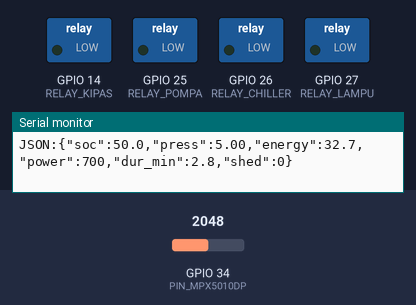
This sketch was run on a simulated ESP32. Parts: switched loads named in the sketch (green lamp = pin HIGH), the last lines printed to the serial monitor. The inputs (shaded band) are chosen by the test bench; at power-on: GPIO 34 (PIN_MPX5010DP) = 2048 (analog values on the 0–4095 scale).

Above: at 2.2 s.
2.3 s: GPIO 34 (PIN_MPX5010DP) set to 1054
5.2 s: GPIO 34 (PIN_MPX5010DP) set to 950
At 6.8 s:
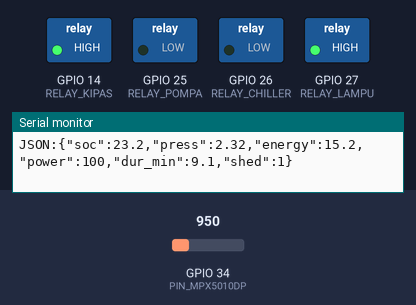
7.5 s: GPIO 34 (PIN_MPX5010DP) set to 1228
At 8.4 s:
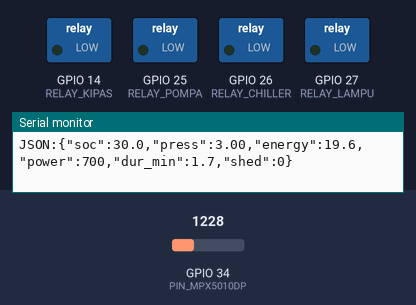
9.5 s: GPIO 34 (PIN_MPX5010DP) set to 491
At 11.1 s:
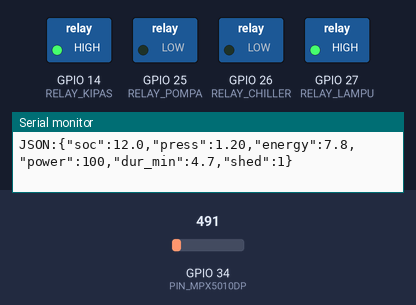
Timing chart, 0 to 12.5 s (numbered marks = the images above; inputs shaded):
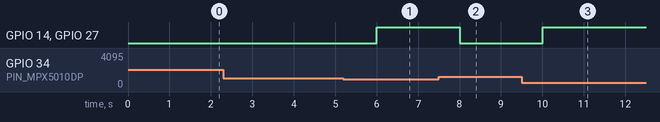

The sketch:

firmware_esp32_bioreserve.ino
```cpp
#include <Arduino.h>

const int PIN_MPX5010DP = 34;
const int PIN_PZEM_RX   = 16;
const int PIN_PZEM_TX   = 17;

const int RELAY_POMPA   = 25;
const int RELAY_CHILLER = 26;
const int RELAY_LAMPU   = 27;
const int RELAY_KIPAS   = 14;

#define RELAY_ON   LOW
#define RELAY_OFF  HIGH

const float K_FACTOR           = 0.6544;
const float KAPASITAS_TANGKI   = 100.0;
const float THRESHOLD_SHEDDING = 25.0;
const float THRESHOLD_RECOVERY = 27.0;

const float ADC_VREF           = 3.30;
const int   ADC_RESOLUTION     = 4095;
const float TEKANAN_MAKS_KPA   = 10.0;

struct TelemetriEnergi {
  float teganganV;
  float arusA;
  float dayaAktifW;
  float tekananKPa;
  float volumeLiter;
  float socPersen;
  float sisaEnergiWh;
  float durasiMenit;
  bool  modeShedding;
};

TelemetriEnergi dataSistem;
unsigned long waktuSebelumnya = 0;
const unsigned long INTERVAL_UPDATE_MS = 2000;

float bacaTekananGas() {
  long akumulasiAdc = 0;
  for (int i = 0; i < 20; i++) {
    akumulasiAdc += analogRead(PIN_MPX5010DP);
    delayMicroseconds(150);
  }
  float rataAdc = (float)akumulasiAdc / 20.0;
  float teganganAdc = (rataAdc / (float)ADC_RESOLUTION) * ADC_VREF;
  float tekanan = (teganganAdc / ADC_VREF) * TEKANAN_MAKS_KPA;
  if (tekanan < 0.0) tekanan = 0.0;
  if (tekanan > TEKANAN_MAKS_KPA) tekanan = TEKANAN_MAKS_KPA;
  return tekanan;
}

void bacaSensorDaya(float &tegangan, float &arus, float &daya) {
  tegangan = 220.4;
  float dayaTerhitung = 100.0;
  if (digitalRead(RELAY_LAMPU) == RELAY_ON) dayaTerhitung += 300.0;
  if (digitalRead(RELAY_KIPAS) == RELAY_ON) dayaTerhitung += 300.0;
  daya = dayaTerhitung;
  arus = daya / tegangan;
}

void prosesManajemenEnergi() {
  dataSistem.tekananKPa = bacaTekananGas();
  dataSistem.volumeLiter = (dataSistem.tekananKPa / TEKANAN_MAKS_KPA) * KAPASITAS_TANGKI;
  dataSistem.socPersen = (dataSistem.volumeLiter / KAPASITAS_TANGKI) * 100.0;
  dataSistem.sisaEnergiWh = dataSistem.volumeLiter * K_FACTOR;

  digitalWrite(RELAY_POMPA, RELAY_ON);
  digitalWrite(RELAY_CHILLER, RELAY_ON);

  if (dataSistem.socPersen <= THRESHOLD_SHEDDING) {
    digitalWrite(RELAY_LAMPU, RELAY_OFF);
    digitalWrite(RELAY_KIPAS, RELAY_OFF);
    dataSistem.modeShedding = true;
  } else if (dataSistem.socPersen >= THRESHOLD_RECOVERY) {
    digitalWrite(RELAY_LAMPU, RELAY_ON);
    digitalWrite(RELAY_KIPAS, RELAY_ON);
    dataSistem.modeShedding = false;
  }

  bacaSensorDaya(dataSistem.teganganV, dataSistem.arusA, dataSistem.dayaAktifW);
  float dayaEfektif = max(10.0f, dataSistem.dayaAktifW);
  dataSistem.durasiMenit = (dataSistem.sisaEnergiWh / dayaEfektif) * 60.0;
}

void kirimDataTelemetri() {
  Serial.print(F("JSON:{\"soc\":"));
  Serial.print(dataSistem.socPersen, 1);
  Serial.print(F(",\"press\":"));
  Serial.print(dataSistem.tekananKPa, 2);
  Serial.print(F(",\"energy\":"));
  Serial.print(dataSistem.sisaEnergiWh, 1);
  Serial.print(F(",\"power\":"));
  Serial.print(dataSistem.dayaAktifW, 0);
  Serial.print(F(",\"dur_min\":"));
  Serial.print(dataSistem.durasiMenit, 1);
  Serial.print(F(",\"shed\":"));
  Serial.print(dataSistem.modeShedding ? 1 : 0);
  Serial.println(F("}"));
}

void setup() {
  Serial.begin(115200);
  delay(1000);

  pinMode(RELAY_POMPA, OUTPUT);
  pinMode(RELAY_CHILLER, OUTPUT);
  pinMode(RELAY_LAMPU, OUTPUT);
  pinMode(RELAY_KIPAS, OUTPUT);

  digitalWrite(RELAY_POMPA, RELAY_ON);
  digitalWrite(RELAY_CHILLER, RELAY_ON);
  digitalWrite(RELAY_LAMPU, RELAY_ON);
  digitalWrite(RELAY_KIPAS, RELAY_ON);

  analogReadResolution(12);
  analogSetAttenuation(ADC_11db);
}

void loop() {
  unsigned long waktuSekarang = millis();
  if (waktuSekarang - waktuSebelumnya >= INTERVAL_UPDATE_MS) {
    waktuSebelumnya = waktuSekarang;
    prosesManajemenEnergi();
    kirimDataTelemetri();
  }
}
```

Measured:
- the behaviour switches between 1024 and 1023 on GPIO 34 (PIN_MPX5010DP) (found by bisection; images 0 and 1)
- after the input at 5.2 s, GPIO 14 (RELAY_KIPAS), GPIO 27 (RELAY_LAMPU): LOW → HIGH after 0.81 s
- after the input at 7.5 s, GPIO 14 (RELAY_KIPAS), GPIO 27 (RELAY_LAMPU): HIGH → LOW after 0.51 s
- after the input at 9.5 s, GPIO 14 (RELAY_KIPAS), GPIO 27 (RELAY_LAMPU): LOW → HIGH after 0.51 s
